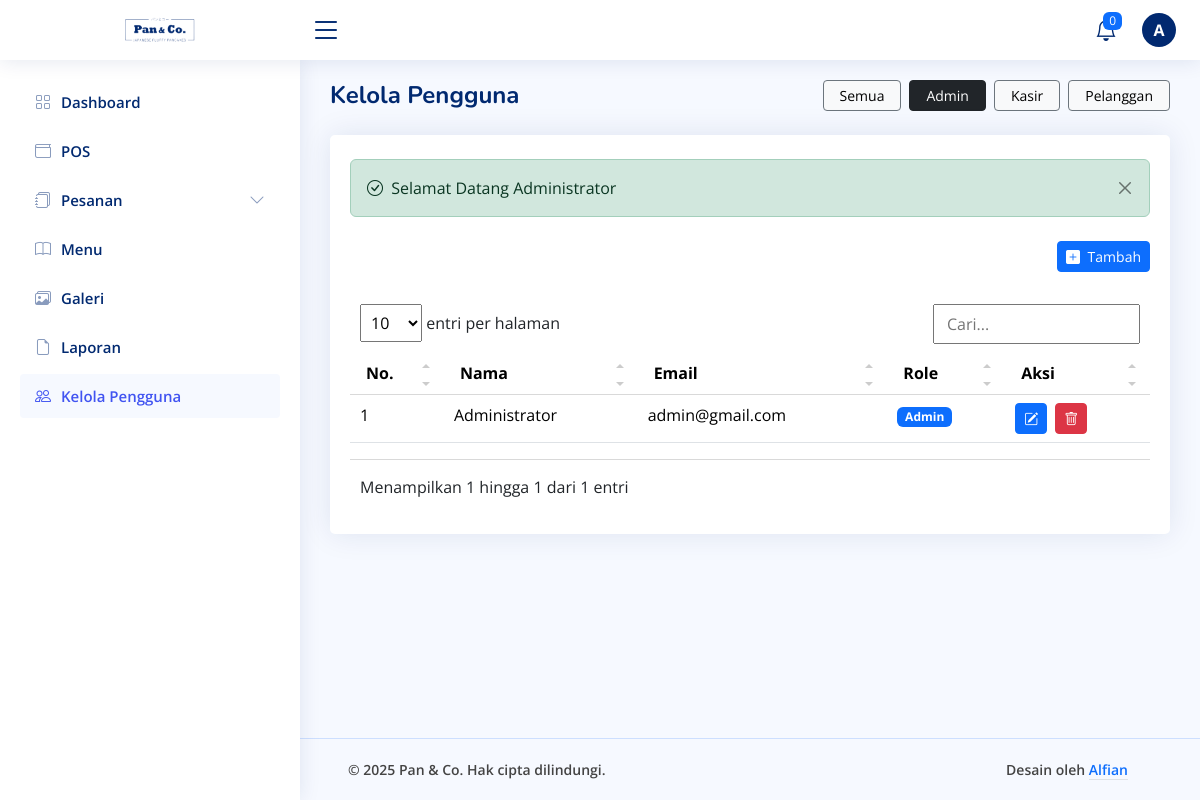
The page /dashboard/manage-user/role.php?role=Admin (signed in) on the database its author committed.
### tables this page shows
CREATE TABLE `users` (
  `id_user` char(13) NOT NULL,
  `nama_lengkap` varchar(100) NOT NULL,
  `email` varchar(100) NOT NULL,
  `password` varchar(100) NOT NULL,
  `level` enum('Admin','Cashier','User') NOT NULL
);

### config/config.php (called while the page is built, shortened)
<?php
$base_url = 'http://localhost/restaurant-order-system';
function base_url($path = '')
{
    global $base_url;
    return rtrim($base_url, '/') . '/' . ltrim($path, '/');
}

### dashboard/manage-user/role.php (the view, shortened to what this page needs)
<?php
include('../../config/config.php');
$title = 'Kelola Pengguna';
?>
<div class="pagetitle">
    <div class="d-flex justify-content-between align-items-center gap-2 mb-4">
        <h1 class="mb-0 fw-bold"><?= $title ?></h1>
        <div class="d-flex gap-2">
            <a href="<?= base_url('dashboard/manage-user/show.php'); ?>" class="btn btn-sm px-lg-3 btn-light border-secondary">Semua</a>
            <?php
            $role = $_GET['role'] ?? '';
            $sql_role_user = "SELECT DISTINCT level FROM users ORDER BY level ASC";
            $query_role_user = mysqli_query($koneksi, $sql_role_user);
            while ($data_role_user = mysqli_fetch_array($query_role_user)):
            ?>
                <a href="<?= base_url('dashboard/manage-user/role.php?role=' . urlencode($data_role_user['level'])); ?>" class="btn btn-sm px-lg-3 <?= ($role === $data_role_user['level']) ? 'btn-dark' : 'btn-light border-secondary'; ?>">
                    <?php
                    if ($data_role_user['level'] === 'User') {
                        echo 'Pelanggan';
                    } elseif ($data_role_user['level'] === 'Cashier') {
                        echo 'Kasir';
                    } else {
                        echo 'Admin';
                    }
                    ?>
                </a>
            <?php endwhile; ?>
        </div>
    </div>
</div>
<section class="section">
    <div class="row">
        <div class="col-lg-12">
            <div class="card">
                <div class="card-body pt-4">
                    <?php include('../components/alerts.php') ?>
                    <?php if ($role == 'Admin' || $role == 'Cashier'): ?>
                        <div class="d-flex justify-content-end mb-4">
                            <a href="<?= base_url('dashboard/manage-user/create.php'); ?>" class="btn btn-sm btn-primary">
                                <i class="bi bi-plus-square-fill me-1"></i> Tambah
                            </a>
                        </div>
                    <?php endif ?>
                    <table class="table table-hover datatable">
                        <thead class="table-light">
                            <tr>
                                <th>No.</th>
                                <th>Nama</th>
                                <th>Email</th>
                                <th>Role</th>
                                <th>Aksi</th>
                            </tr>
                        </thead>
                        <tbody>
                            <?php
                            $no = 1;
                            $sql = "SELECT * FROM users WHERE level='$role' ORDER BY nama_lengkap ASC";
                            $query = mysqli_query($koneksi, $sql);
                            while ($data = mysqli_fetch_array($query)) :
                                if ($data['level'] === 'User') {
                                    $role = 'Pelanggan';
                                } elseif ($data['level'] === 'Cashier') {
                                    $role = 'Kasir';
                                } else {
                                    $role = 'Admin';
                                }
                            ?>
                                <tr>
                                    <td><?= $no++ ?></td>
                                    <td><?= $data['nama_lengkap'] ?></td>
                                    <td><?= $data['email'] ?></td>
                                    <td>
                                        <?php if ($data['level'] === 'User'): ?>
                                            <span class="badge bg-info"><?= $role ?></span>
                                        <?php elseif ($data['level'] === 'Cashier'): ?>
                                            <span class="badge bg-secondary"><?= $role; ?></span>
                                        <?php else: ?>
                                            <span class="badge bg-primary"><?= $role; ?></span>
                                        <?php endif; ?>
                                    </td>
                                    <td>
                                        <div class="d-flex gap-2">
                                            <?php if ($data['level'] === 'Admin' || $data['level'] === 'Cashier'): ?>
                                                <a href="<?= base_url('dashboard/manage-user/edit.php?user-id=' . $data['id_user']); ?>" class="btn btn-sm btn-primary">
                                                    <i class="bi bi-pencil-square"></i>
                                                </a>
                                            <?php endif ?>
                                            <button type="button" class="btn btn-sm btn-danger" data-bs-toggle="modal" data-bs-target="#deleteModal<?= $data['id_user']; ?>">
                                                <i class="bi bi-trash"></i>
                                            </button>
                                        </div>
                                    </td>
                                </tr>
                            <?php endwhile ?>
                        </tbody>
                    </table>
                </div>
            </div>
        </div>
    </div>
</section>
<?php
include('../layout.php');
?>

### assets/dashboard/css/style.css (style rules this page uses)
:root { scroll-behavior: smooth; }
body { font-family: "Open Sans", sans-serif; background: #f6f9ff; color: #444444; }
a { color: #4154f1; text-decoration: none; }
h1, h2, h3, h4, h5, h6 { font-family: "Nunito", sans-serif; }
.pagetitle { margin-bottom: 10px; }
.pagetitle h1 { font-size: 24px; margin-bottom: 0; font-weight: 600; color: #012970; }
.card { margin-bottom: 30px; border: none; border-radius: 5px; box-shadow: 0px 0 30px rgba(1, 41, 112, 0.1); }
.card-body { padding: 0 20px 20px 20px; }
html, body { height: 100%; margin: 0; display: flex; flex-direction: column; }

### rows shown on the page
users: nama_lengkap "Administrator", email "admin@gmail.com", level "Admin"

### other values the page prints
substr($_SESSION['nama_lengkap'], 0, 1) "A"
$title "Kelola Pengguna"
$_SESSION['success'] "Selamat Datang Administrator"
